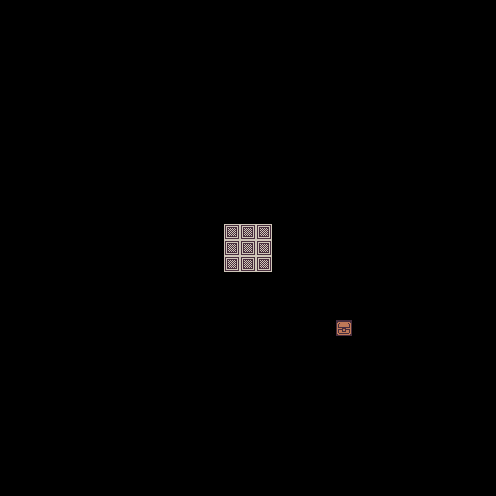

Below is a game level as drawn by its tile map, then a one-line description and the .tmx file that defines it, in full:
An orthogonal 31x31 tile map with 16x16 px tiles, 1 tile layer (Tile Layer 1).

<map version="1.2" tiledversion="1.3.2" orientation="orthogonal" renderorder="left-down" compressionlevel="0" width="31" height="31" tilewidth="16" tileheight="16" infinite="0" nextlayerid="1" nextobjectid="1">
 <tileset firstgid="1" name="colored" tilewidth="16" tileheight="16" tilecount="1024" columns="32">
  <image source="../../Assets.xcassets/_Game/Tileset/colored.imageset/colored.png" width="512" height="512" />
 </tileset>
 <layer id="1" name="Tile Layer 1" width="31" height="31">
  <data encoding="csv">
0,0,0,0,0,0,0,0,0,0,0,0,0,0,0,0,0,0,0,0,0,0,0,0,0,0,0,0,0,0,0,
0,0,0,0,0,0,0,0,0,0,0,0,0,0,0,0,0,0,0,0,0,0,0,0,0,0,0,0,0,0,0,
0,0,0,0,0,0,0,0,0,0,0,0,0,0,0,0,0,0,0,0,0,0,0,0,0,0,0,0,0,0,0,
0,0,0,0,0,0,0,0,0,0,0,0,0,0,0,0,0,0,0,0,0,0,0,0,0,0,0,0,0,0,0,
0,0,0,0,0,0,0,0,0,0,0,0,0,0,0,0,0,0,0,0,0,0,0,0,0,0,0,0,0,0,0,
0,0,0,0,0,0,0,0,0,0,0,0,0,0,0,0,0,0,0,0,0,0,0,0,0,0,0,0,0,0,0,
0,0,0,0,0,0,0,0,0,0,0,0,0,0,0,0,0,0,0,0,0,0,0,0,0,0,0,0,0,0,0,
0,0,0,0,0,0,0,0,0,0,0,0,0,0,0,0,0,0,0,0,0,0,0,0,0,0,0,0,0,0,0,
0,0,0,0,0,0,0,0,0,0,0,0,0,0,0,0,0,0,0,0,0,0,0,0,0,0,0,0,0,0,0,
0,0,0,0,0,0,0,0,0,0,0,0,0,0,0,0,0,0,0,0,0,0,0,0,0,0,0,0,0,0,0,
0,0,0,0,0,0,0,0,0,0,0,0,0,0,0,0,0,0,0,0,0,0,0,0,0,0,0,0,0,0,0,
0,0,0,0,0,0,0,0,0,0,0,0,0,0,0,0,0,0,0,0,0,0,0,0,0,0,0,0,0,0,0,
0,0,0,0,0,0,0,0,0,0,0,0,0,0,0,0,0,0,0,0,0,0,0,0,0,0,0,0,0,0,0,
0,0,0,0,0,0,0,0,0,0,0,0,0,0,0,0,0,0,0,0,0,0,0,0,0,0,0,0,0,0,0,
0,0,0,0,0,0,0,0,0,0,0,0,0,0,120,120,120,0,0,0,0,0,0,0,0,0,0,0,0,0,0,
0,0,0,0,0,0,0,0,0,0,0,0,0,0,120,120,120,0,0,0,0,0,0,0,0,0,0,0,0,0,0,
0,0,0,0,0,0,0,0,0,0,0,0,0,0,120,120,120,0,0,0,0,0,0,0,0,0,0,0,0,0,0,
0,0,0,0,0,0,0,0,0,0,0,0,0,0,0,0,0,0,0,0,0,0,0,0,0,0,0,0,0,0,0,
0,0,0,0,0,0,0,0,0,0,0,0,0,0,0,0,0,0,0,0,0,0,0,0,0,0,0,0,0,0,0,
0,0,0,0,0,0,0,0,0,0,0,0,0,0,0,0,0,0,0,0,0,0,0,0,0,0,0,0,0,0,0,
0,0,0,0,0,0,0,0,0,0,0,0,0,0,0,0,0,0,0,0,0,201,0,0,0,0,0,0,0,0,0,
0,0,0,0,0,0,0,0,0,0,0,0,0,0,0,0,0,0,0,0,0,0,0,0,0,0,0,0,0,0,0,
0,0,0,0,0,0,0,0,0,0,0,0,0,0,0,0,0,0,0,0,0,0,0,0,0,0,0,0,0,0,0,
0,0,0,0,0,0,0,0,0,0,0,0,0,0,0,0,0,0,0,0,0,0,0,0,0,0,0,0,0,0,0,
0,0,0,0,0,0,0,0,0,0,0,0,0,0,0,0,0,0,0,0,0,0,0,0,0,0,0,0,0,0,0,
0,0,0,0,0,0,0,0,0,0,0,0,0,0,0,0,0,0,0,0,0,0,0,0,0,0,0,0,0,0,0,
0,0,0,0,0,0,0,0,0,0,0,0,0,0,0,0,0,0,0,0,0,0,0,0,0,0,0,0,0,0,0,
0,0,0,0,0,0,0,0,0,0,0,0,0,0,0,0,0,0,0,0,0,0,0,0,0,0,0,0,0,0,0,
0,0,0,0,0,0,0,0,0,0,0,0,0,0,0,0,0,0,0,0,0,0,0,0,0,0,0,0,0,0,0,
0,0,0,0,0,0,0,0,0,0,0,0,0,0,0,0,0,0,0,0,0,0,0,0,0,0,0,0,0,0,0,
0,0,0,0,0,0,0,0,0,0,0,0,0,0,0,0,0,0,0,0,0,0,0,0,0,0,0,0,0,0,0
</data>
 </layer>
</map>
